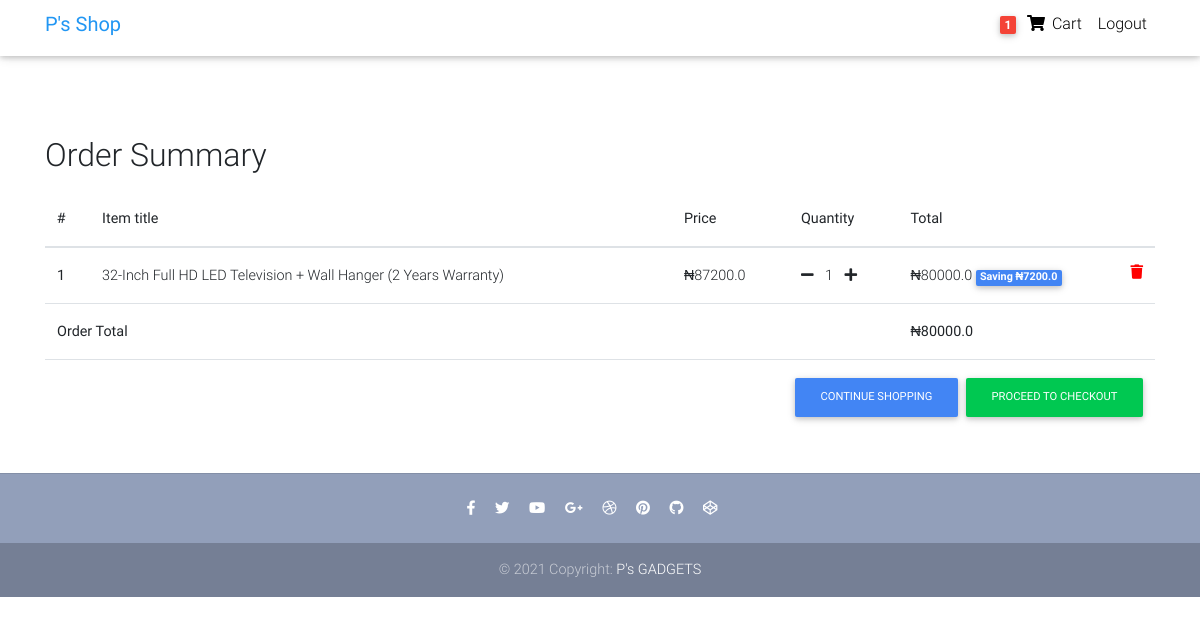
Before: /order-summary/ (signed in) with the older database file.
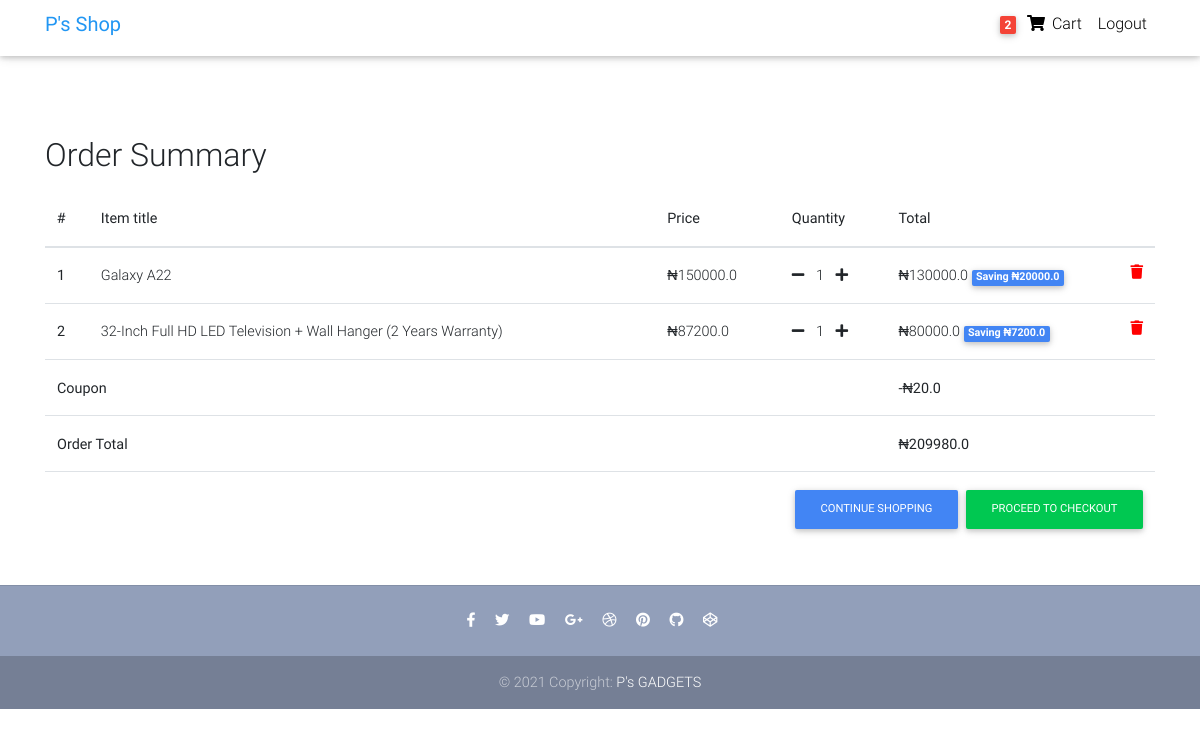
After: the same page with the newer database file.
### store/models.py (models this page shows, shortened)
class Order(models.Model):
    user = models.ForeignKey(settings.AUTH_USER_MODEL, on_delete=models.CASCADE)
    ref_code = models.CharField(max_length=20)
    items = models.ManyToManyField(OrderItem)
    strat_date = models.DateTimeField(auto_now_add=True)
    ordered_date = models.DateTimeField()
    ordered = models.BooleanField(default=False)
    billing_address = models.ForeignKey('BillingAddress', on_delete=models.SET_NULL, blank=True, null=True)
    payment = models.ForeignKey('Payment', on_delete=models.SET_NULL, blank=True, null=True)
    coupon = models.ForeignKey("Coupon", on_delete=models.SET_NULL, blank=True, null=True)
    being_delivered = models.BooleanField(default=False)
    received = models.BooleanField(default=False)
    refund_requested = models.BooleanField(default=False)
    refund_granted = models.BooleanField(default=False)
    def get_total(self):
        total = 0
        for order_item in self.items.all():
            total += order_item.get_final_price()
        if self.coupon:
            total -= self.coupon.amount
        return total

class OrderItem(models.Model):
    user = models.ForeignKey(settings.AUTH_USER_MODEL, on_delete=models.CASCADE)
    ordered = models.BooleanField(default=False)
    item = models.ForeignKey(Product, on_delete=models.CASCADE)
    quantity = models.IntegerField(default=1)
    def get_total_item_price(self):
        return self.quantity * self.item.price
    def get_total_discount_item_price(self):
        return self.quantity * self.item.discount_price
    def get_amount_saved(self):
        return self.get_total_item_price() - self.get_total_discount_item_price()
    def get_final_price(self):
        if self.item.discount_price:
            return self.get_total_discount_item_price()
        return self.get_total_item_price()

class Product(models.Model):
    title = models.CharField(max_length=100)
    brand = models.CharField(max_length=100)
    model = models.CharField(max_length=250, blank=True, null=True)
    features = models.TextField(blank=True, null=True)
    stock = models.IntegerField(default=100)
    released_on = models.CharField(max_length=100)
    dimensions = models.CharField(max_length=100)
    price = models.FloatField()
    discount_price = models.FloatField(blank=True, null=True)
    category = models.CharField(choices=CATEGORY_CHOICES, max_length=3)
    label =  models.CharField(choices=LABEL_CHOICES, max_length=1)
    slug = models.SlugField()
    description = models.TextField()
    image = models.ImageField(upload_to="product_images")

class Coupon(models.Model):
    code = models.CharField(max_length=15)
    amount = models.FloatField()

### store/views.py (the view)
# urls.py: path("order-summary/", OrderSummaryView.as_view(), name="order-summary"),
class OrderSummaryView(LoginRequiredMixin, View):
    def get(self, *args, **kwargs):
        try:
            order = Order.objects.get(user=self.request.user, ordered=False)
            context = {
                'object': order
            }
            return render(self.request, "store/order-summary.html", context)
        except ObjectDoesNotExist:
            messages.error(self.request, 'You do not have an active order')
            return redirect('/')

### store/templatetags/cart_template_tags.py (called while the page is built)
@register.filter
def cart_item_count(user):
    if user.is_authenticated:
        qs = Order.objects.filter(user=user, ordered=False)
        if qs.exists():
            return qs[0].items.count()
    return 0

### store/templates/store/order-summary.html (shortened to what the changed rows need)
{% load static %}
{% load cart_template_tags %}
<!DOCTYPE html>
<html lang="en">
<head>
  <link rel="stylesheet" href="https://use.fontawesome.com/releases/v5.11.2/css/all.css">
  <link href="{% static 'store/css/bootstrap.min.css' %}" rel="stylesheet">
  <link href="{% static 'store/css/mdb.min.css' %}" rel="stylesheet">
  <link href="{% static 'store/css/style.min.css' %}" rel="stylesheet">
</head>
<body>
  <nav class="navbar fixed-top navbar-expand-lg navbar-light white scrolling-navbar pt-lg-1">
    <div class="container">
      <div class="collapse navbar-collapse" id="navbarSupportedContent">
        <ul class="navbar-nav nav-flex-icons">
          {% if request.user.is_authenticated %}
          <li class="nav-item">
            <a class="nav-link waves-effect">
              <span class="badge red z-depth-1 mr-1"> {{request.user|cart_item_count }} </span>
              <i class="fas fa-shopping-cart"></i>
              <span class="clearfix d-none d-sm-inline-block"> Cart </span>
            </a>
          </li>
          <li class="nav-item">
            <a class="nav-link waves-effect" href="{% url 'account_logout' %}">
              <span class="clearfix d-none d-sm-inline-block">Logout</span>
            </a>
          </li>
          {% endif %}
        </ul>
      </div>
    </div>
  </nav>
  <main>
    <div class="container mt-lg-5">
        <div class="table-responsive text-nowrap">
        <h2 class="mt-4">Order Summary</h2>
        <table class="table mt-lg-3">
            <thead>
                <tr>
                    <th scope="col">#</th>
                    <th scope="col">Item title</th>
                    <th scope="col">Price</th>
                    <th scope="col">Quantity</th>
                    <th scope="col">Total</th>
                </tr>
            </thead>
            <tbody>
            {% for order_item in object.items.all %}
                <tr>
                    <th scope="row">{{ forloop.counter }}</th>
                    <td>{{ order_item.item.title }}</td>
                    <td><span>&#8358;</span>{{ order_item.item.price }}</td>
                    <td>
                        <a href="{% url 'remove-single-item-from-cart' order_item.item.slug %}"><i class="fas fa-minus mr-2"></i></a>
                        {{ order_item.quantity }}
                        <a href="{% url 'add-to-cart' order_item.item.slug %}"><i class="fas fa-plus ml-2"></i></a>
                    </td>
                    <td>
                        {% if order_item.item.discount_price %}
                        <span>&#8358;</span>{{ order_item.get_total_discount_item_price }}
                            <span class="badge badge-primary">Saving <span>&#8358;</span>{{ order_item.get_amount_saved }}</span>
                        {% else %}
                        <span>&#8358;</span>{{ order_item.get_total_item_price }}
                        {% endif %}
                        <a style="color: red;" href="{% url 'remove-from-cart' order_item.item.slug %}"><i class="fas fa-trash float-right"></i></a>
                    </td>
                </tr>
             {% endfor %}
             {% if object.coupon %}
              <tr>
                <td colspan="4"><strong>Coupon</strong></td>
                <td><strong>-<span>&#8358;</span>{{ object.coupon.amount }}</strong></td>
              </tr>
             {% endif %}
            {% if object.get_total %}
             <tr>
                 <td colspan="4"><b>Order Total</b></td>
                <td><strong><span>&#8358;</span>{{ object.get_total}}</strong></td>
            </tr>
            <tr>
                <td colspan="5">
                    <a style="float: right;" class="btn btn-success ml-2 btn-md" href="{% url 'checkout' %}">Proceed to Checkout</a>
                    <a style="float: right;" class="btn btn-primary  btn-md" href="{% url 'home' %}">Continue Shopping</a>
                </td>
           </tr>
           {% endif %}
            </tbody>
        </table>
        </div>
    </div>
  </main>
</body>
</html>

Changed rows visible on the page:
now on this page (row unchanged): OrderItem: item "Galaxy A22", item.price "150000.0", quantity "1", get_total_discount_item_price "130000.0", get_amount_saved "20000.0"
changed Order: coupon_id empty → 1 (drawn); coupon.amount (not shown) → "20.0"; get_total "80000.0" → "209980.0"
Other visible differences:
{{ request.user|cart_item_count }}: "1" → "2"
text now shown: "Coupon - ₦"
